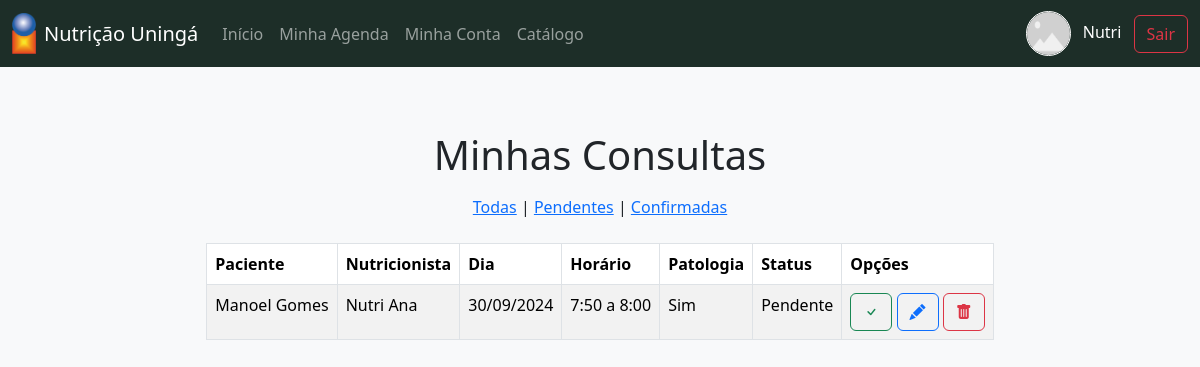
The page /agendamento/nutricionista/minha_agenda/ (signed in) on the database as committed earlier.
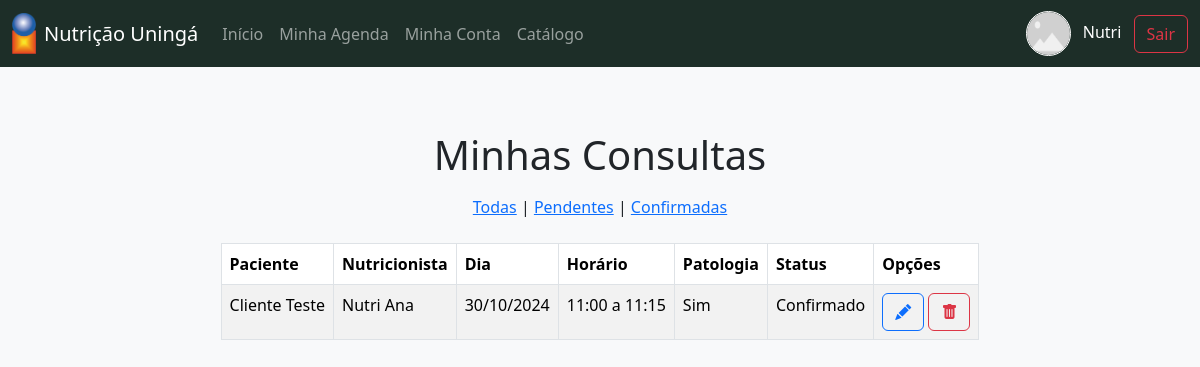
The same page on the database as committed later.
### agendamento/models.py (models this page shows)
class Agendamento(models.Model):
    HORARIO_CHOICES = [
        ('7:50 a 8:00', '7:50 a 8:00'),
        ('11:00 a 11:15', '11:00 a 11:15'),
    ]
    cliente = ForeignKey(Cliente, on_delete=models.CASCADE, related_name='agendamento', default=1)
    nutricionista = ForeignKey(Nutricionista, on_delete=models.CASCADE,  related_name='agendamento', default=1)
    dia = models.DateField()
    horario = models.CharField(max_length=20, choices=HORARIO_CHOICES, default='7:50 a 8:00')
    status = models.CharField(max_length=20, choices=[
            ('Pendente', 'Pendente'),
            ('Confirmado', 'Confirmado'),
            ('Cancelado', 'Cancelado')
        ],
        default='Pendente',
    )
    tem_patologia = models.BooleanField(default=False)
    class Meta:
        verbose_name = "Agendamento"
        verbose_name_plural = "Agendamentos"

### login/models.py (models this page shows, shortened)
class Cliente(models.Model):
    user = models.OneToOneField(User, on_delete=models.CASCADE)
    class Meta:
        verbose_name = 'Cliente'
        verbose_name_plural = 'Clientes'
    def __str__(self):
        return f'{self.user.first_name} {self.user.last_name}'

class User(AbstractUser):
    is_cliente = models.BooleanField(default=False)
    is_nutricionista = models.BooleanField(default=False)
    username = models.CharField(unique=True, max_length=50, null=True, blank=True)
    email = models.EmailField(unique=True)
    foto = models.ImageField(null=True, blank=True, upload_to="foto_usuario/")
    data_nascimento = models.DateField(null=False, blank=False, default='2000-01-01')
    USERNAME_FIELD = 'email'
    REQUIRED_FIELDS = ['username', 'first_name', 'last_name']
    class Meta:
        verbose_name = 'Usuario'
        verbose_name_plural = 'Usuarios'
        permissions = [
            ("cliente", "Pode visitar sua pagina de cliente"),
            ("nutricionista", "Pode visitar sua pagina de nutricionista"),
        ]

class Nutricionista(models.Model):
    user = models.OneToOneField(User, on_delete=models.CASCADE)
    class Meta:
        verbose_name = 'Nutricionista'
        verbose_name_plural = 'Nutricionistas'
    def __str__(self):
        return f'{self.user.first_name} {self.user.last_name}'

### agendamento/views.py (the view)
# urls.py: path('nutricionista/minha_agenda/', views.minha_agenda, name='minha_agenda'),
@login_required
@permission_required('login.nutricionista')
def minha_agenda(request):
    status_filtro = request.GET.get('status')
    if status_filtro:
        consultas = Agendamento.objects.filter(
            status=status_filtro,
            nutricionista=request.user.nutricionista
        )
    else:
        consultas = Agendamento.objects.filter(
            nutricionista=request.user.nutricionista
        ).order_by('dia')
    return render(
        request,
        'agendamento/nutricionista/minha_agenda.html',
        {'consultas': consultas}
    )

### agendamento/templates/agendamento/nutricionista/minha_agenda.html (shortened to what this page needs)
{% extends "base_nutricionista.html" %}
{% load static %}
{% block styles %}
    <link rel="stylesheet" href="{% static "css/agendamento/pagina_inicial.css" %}">
{% endblock styles %}
{% block conteudo %}
    <main class="container d-flex flex-column align-items-center gap-2" style="margin-top: 4rem;">
        <h1>Minhas Consultas</h1>
        <div>
            <a href="?">Todas</a> |
            <a href="?status=Pendente">Pendentes</a> |
            <a href="?status=Confirmado">Confirmadas</a>
        </div>
        {% include "partials/agendamento/nutricionista/tabela_consultas.html" %}
    </main>
{% endblock conteudo %}

### agendamento/templates/partials/agendamento/nutricionista/tabela_consultas.html
<div class="table-responsive mt-3">
    <table class="table table-bordered table-striped">
        <thead>
            <tr>
                <th>Paciente</th>
                <th>Nutricionista</th>
                <th>Dia</th>
                <th>Horário</th>
                <th>Patologia</th>
                <th>Status</th>
                <th>Opções</th>
            </tr>
        </thead>
        <tbody>
            {% for consulta in consultas %}
                <tr>
                    <td>{{ consulta.cliente }}</td>
                    <td>{{ consulta.nutricionista }}</td>
                    <td>{{ consulta.dia|date:"d/m/Y" }}</td>
                    <td>{{ consulta.horario }}</td>
                    <td>
                        {% if consulta.tem_patologia %}
                            Sim
                        {% else %}
                            Não
                        {% endif %}
                    </td>
                    <td>{{ consulta.status }}</td>
                    <td>
                        {% if consulta.status != 'Confirmado' %}
                            <a class="btn btn-outline-success" href="{% url 'aceitar_consulta' consulta.id %}">
                                <i class="bi bi-check"></i>
                            </a>
                        {% endif %}
                        <a class="btn btn-outline-primary" href="{% url "editar_consulta" consulta.id %}">
                            <i class="bi bi-pencil-fill"></i>
                        </a>
                        <a class="btn btn-outline-danger"
                            href="{% url 'cancelar_consulta' consulta.id %}"
                            onclick="return confirm('Tem certeza que deseja cancelar esta consulta?')">
                            <i class="bi bi-trash-fill"></i>
                        </a>
                    </td>
                </tr>
            {% empty %}
                <tr>
                    <td colspan="7" class="text-center text-danger">
                        Nenhuma consulta encontrada.
                    </td>
                </tr>
            {% endfor %}
        </tbody>
    </table>
</div>

Rows that differ between the two databases and show on the page:
removed Agendamento: cliente "Manoel Gomes", nutricionista "Nutri Ana", dia "30/09/2024", horario "7:50 a 8:00", tem_patologia "Sim", status "Pendente"
added Agendamento: cliente "Cliente Teste", nutricionista "Nutri Ana", dia "30/10/2024", horario "11:00 a 11:15", tem_patologia "Sim", status "Confirmado"
